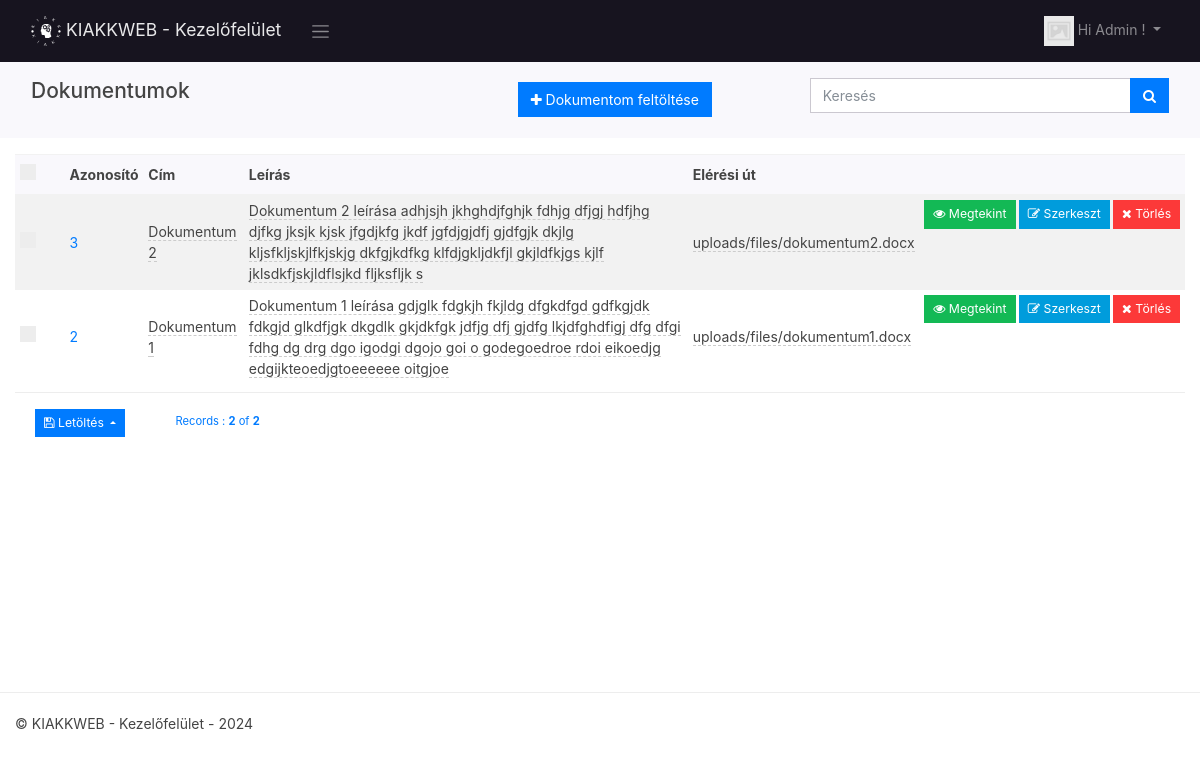
The app's page /dashboard/docs (signed in), older data.
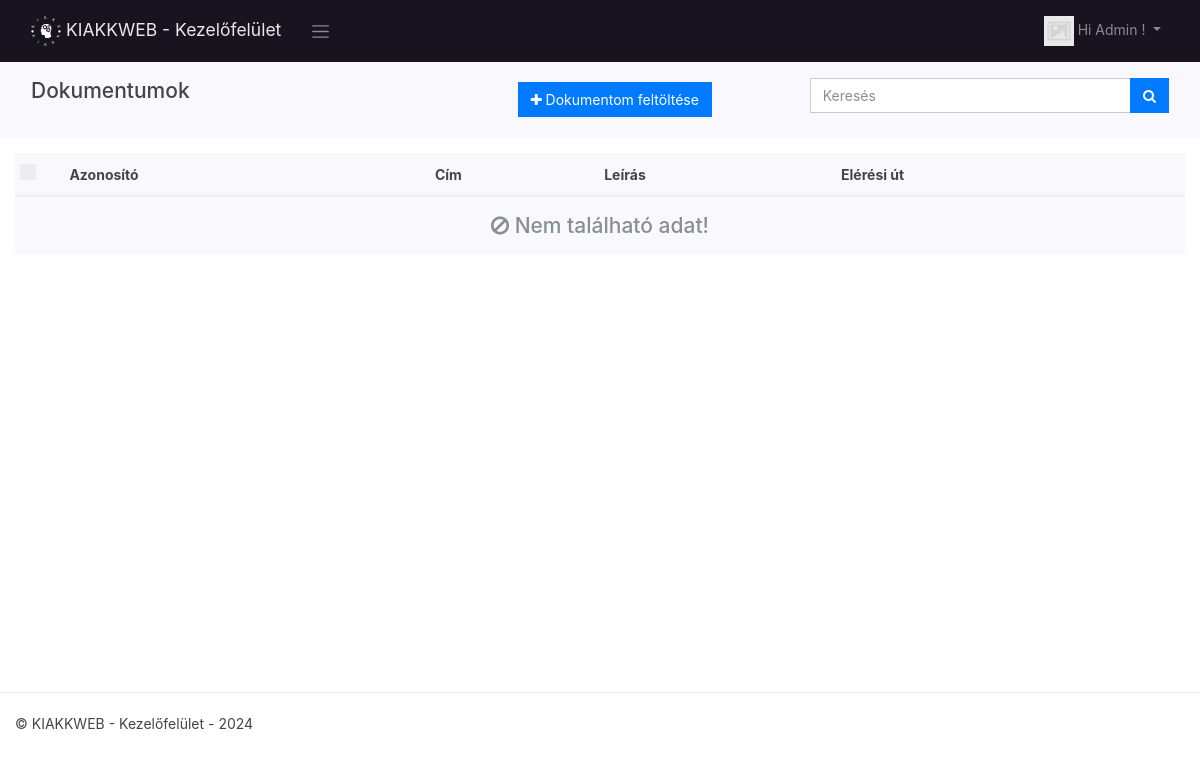
The same page, newer data.
### tables this page shows
CREATE TABLE `docs` (
  `id` int(11) NOT NULL,
  `title` varchar(255) NOT NULL,
  `description` text NOT NULL,
  `path` varchar(255) NOT NULL
);

### dashboard/app/views/partials/docs/list.php (the view, shortened to what the changed rows need)
<?php
$page_element_id = "list-page-" . random_str();
$current_page = $this->set_current_page_link();
$view_data = $this->view_data;
$records = $view_data->records;
$record_count = $view_data->record_count;
$total_records = $view_data->total_records;
$show_footer = $this->show_footer;
$show_pagination = $this->show_pagination;
?>
<section class="page" id="<?php echo $page_element_id; ?>" data-page-type="list"  data-display-type="table" data-page-url="<?php print_link($current_page); ?>">
        <div  class="">
            <div class="container-fluid">
                <div class="row ">
                    <div class="col-md-12 comp-grid">
                        <div  class=" animated fadeIn page-content">
                            <div id="docs-list-records">
                                <div id="page-report-body" class="table-responsive">
                                    <table class="table  table-striped table-sm text-left">
                                        <thead class="table-header bg-light">
                                            <tr>
                                                <th class="td-checkbox">
                                                    <label class="custom-control custom-checkbox custom-control-inline">
                                                    </label>
                                                </th>
                                                <th  class="td-id"> Azonosító</th>
                                                <th  class="td-title"> Cím</th>
                                                <th  class="td-description"> Leírás</th>
                                                <th  class="td-path"> Elérési út</th>
                                                <th class="td-btn"></th>
                                            </tr>
                                        </thead>
                                        <?php
                                        if(!empty($records)){
                                        ?>
                                        <tbody class="page-data" id="page-data-<?php echo $page_element_id; ?>">
                                            <?php
                                            foreach($records as $data){
                                            $rec_id = (!empty($data['id']) ? urlencode($data['id']) : null);
                                            ?>
                                            <tr>
                                                <th class=" td-checkbox">
                                                    <label class="custom-control custom-checkbox custom-control-inline">
                                                        </label>
                                                    </th>
                                                    <td class="td-id"><a href="<?php print_link("docs/view/$data[id]") ?>"><?php echo $data['id']; ?></a></td>
                                                    <td class="td-title">
                                                        <span  data-value="<?php echo $data['title']; ?>"
                                                            data-pk="<?php echo $data['id'] ?>"
                                                            data-url="<?php print_link("docs/editfield/" . urlencode($data['id'])); ?>"
                                                            data-name="title"
                                                            data-title="Adj meg címet!"
                                                            data-placement="left"
                                                            data-toggle="dblclick"
                                                            data-type="text"
                                                            data-mode="popover"
                                                            data-showbuttons="left"
                                                            class="is-editable" >
                                                            <?php echo $data['title']; ?>
                                                        </span>
                                                    </td>
                                                    <td class="td-description">
                                                        <span  data-pk="<?php echo $data['id'] ?>"
                                                            data-url="<?php print_link("docs/editfield/" . urlencode($data['id'])); ?>"
                                                            data-name="description"
                                                            data-title="Adj meg leírást!"
                                                            data-placement="left"
                                                            data-toggle="dblclick"
                                                            data-type="textarea"
                                                            data-mode="popover"
                                                            data-showbuttons="left"
                                                            class="is-editable" >
                                                            <?php echo $data['description']; ?>
                                                        </span>
                                                    </td>
                                                    <td class="td-path">
                                                        <span  data-value="<?php echo $data['path']; ?>"
                                                            data-pk="<?php echo $data['id'] ?>"
                                                            data-url="<?php print_link("docs/editfield/" . urlencode($data['id'])); ?>"
                                                            data-name="path"
                                                            data-title="Browse..."
                                                            data-placement="left"
                                                            data-toggle="dblclick"
                                                            data-type="text"
                                                            data-mode="popover"
                                                            data-showbuttons="left"
                                                            class="is-editable" >
                                                            <?php echo $data['path']; ?>
                                                        </span>
                                                    </td>
                                                    <th class="td-btn">
                                                        <a class="btn btn-sm btn-success has-tooltip" title="View Record" href="<?php print_link("docs/view/$rec_id"); ?>">
                                                            <i class="fa fa-eye"></i> Megtekint
                                                        </a>
                                                        <a class="btn btn-sm btn-info has-tooltip" title="Edit This Record" href="<?php print_link("docs/edit/$rec_id"); ?>">
                                                            <i class="fa fa-edit"></i> Szerkeszt
                                                        </a>
                                                        <a class="btn btn-sm btn-danger has-tooltip record-delete-btn" title="Delete this record" href="" data-prompt-msg="Biztosan törölni szeretnéd?" data-display-style="modal">
                                                            <i class="fa fa-times"></i>
                                                            Törlés
                                                        </a>
                                                    </th>
                                                </tr>
                                                <?php
                                                }
                                                ?>
                                            </tbody>
                                            <?php
                                            }
                                            ?>
                                        </table>
                                        <?php
                                        if(empty($records)){
                                        ?>
                                        <h4 class="bg-light text-center border-top text-muted animated bounce  p-3">
                                            <i class="fa fa-ban"></i> Nem található adat!
                                        </h4>
                                        <?php
                                        }
                                        ?>
                                    </div>
                                    <?php
                                    if( $show_footer && !empty($records)){
                                    ?>
                                    <div class=" border-top mt-2">
                                        <div class="row justify-content-center">
                                            <div class="col-md-auto justify-content-center">
                                                <div class="p-3 d-flex justify-content-between">
                                                    <div class="dropup export-btn-holder mx-1">
                                                        <button class="btn btn-sm btn-primary dropdown-toggle" type="button" data-toggle="dropdown" aria-haspopup="true" aria-expanded="false">
                                                            <i class="fa fa-save"></i> Letöltés
                                                        </button>
                                                                        </div>
                                                                    </div>
                                                                </div>
                                                                <div class="col">
                                                                    <?php
                                                                    if($show_pagination == true){
                                                                    $pager = new Pagination($total_records, $record_count);
                                                                    $pager->route = $this->route;
                                                                    $pager->show_page_count = true;
                                                                    $pager->show_record_count = true;
                                                                    $pager->show_page_limit =true;
                                                                    $pager->limit_count = $this->limit_count;
                                                                    $pager->show_page_number_list = true;
                                                                    $pager->pager_link_range=5;
                                                                    $pager->render();
                                                                    }
                                                                    ?>
                                                                </div>
                                                            </div>
                                                        </div>
                                                        <?php
                                                        }
                                                        ?>
                                                    </div>
                                                </div>
                                            </div>
                                        </div>
                                    </div>
                                </div>
                            </section>

### dashboard/libs/Pagination.php (shortened to what the changed rows need)
<?php
class Pagination
{
	public $total_records;
	public $limit_count = MAX_RECORD_COUNT;
	public $show_record_count = true;
	public $show_page_limit = true;
	function __construct($total_records, $current_record_count)
	{
		$this->total_records = $total_records;
	}
	function set_link($limit_start = null)
	{
		$qs = array();
		$page_path = $this->route->page_url;
		$link = set_page_link($page_path, $qs);
	}
	public function render()
	{
		$form_id = random_str();
		$request = $this->route->request;
		$limit_count = (!empty($request->limit_count) ? $request->limit_count : $this->limit_count);
		$page_num = (!empty($request->limit_start) ? $request->limit_start : 1);
		$record_position = min(($page_num * $limit_count), $this->total_records);
		$detail_page_class = "col";
		$form_class = "pagination-form";
?>
		<form class="mt-3 <?php echo $form_class; ?>" id="form<?php echo $form_id ?>" action="<?php echo ($this->set_link()); ?>" method="get">
			<div class="row justify-content-center">
				<?php
				if ($this->show_record_count == true ||  $this->show_page_limit == true) {
				?>
					<div class="<?php echo $detail_page_class; ?>">
						<?php
						if ($this->show_record_count == true) {
						?>
							<small class="text-primary">
								Records :
								<span class="record-position font-weight-bold"><?php echo $record_position; ?></span>
								of
								<span class="total-records font-weight-bold"><?php echo $this->total_records; ?></span>
						</small>
						<?php
						}
						?>
					</div>
					<?php
				}
					?>
			</div>
		</form>
<?php
	}
}

Row changes from the older to the newer data that the page shows:
removed docs: id "3", title "Dokumentum 2", description "Dokumentum 2 leírása adhjsjh jkhghdjfghjk fdhjg dfjgj hdfjhg djfkg jksjk kjsk jfgdjkfg jkdf jgfdjgjdfj gjdfgjk dkjlg kljsfkljskjlfkjskjg dkfgjkdfkg klfdjgkljdkfjl gkjldfkjgs kjlf jklsdkfjskjldflsjkd fljksfljk s", path "uploads/files/dokumentum2.docx"
removed docs: id "2", title "Dokumentum 1", description "Dokumentum 1 leírása gdjglk fdgkjh fkjldg dfgkdfgd gdfkgjdk fdkgjd glkdfjgk dkgdlk gkjdkfgk jdfjg dfj gjdfg lkjdfghdfigj dfg dfgi fdhg dg drg dgo igodgi dgojo goi o godegoedroe rdoi eikoedjg edgijkteoedjgtoeeeeee oitgjoe", path "uploads/files/dokumentum1.docx"
Text that changed along with them:
$record_position: "2" → (not shown)
$this->total_records: "2" → (not shown)
text no longer shown: "Letöltés Records : of"
text now shown: "Nem található adat!"
